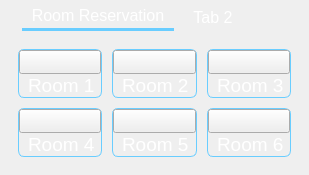
                      <widget class="QWidget" name="page_student_roomNkey">
                       <layout class="QVBoxLayout" name="verticalLayout_page_student_roomNkey">
                        <property name="spacing">
                         <number>0</number>
                        </property>
                        <property name="leftMargin">
                         <number>0</number>
                        </property>
                        <property name="topMargin">
                         <number>6</number>
                        </property>
                        <property name="rightMargin">
                         <number>0</number>
                        </property>
                        <property name="bottomMargin">
                         <number>0</number>
                        </property>
                        <item>
                         <widget class="QTabWidget" name="tabWidget_student_roomNkey">
                          <property name="styleSheet">
                           <string notr="true">
QTabWidget::pane { /* The tab widget frame */
border:0
}

QTabWidget::tab-bar {
left: 15px; /* move to the right by 12px */
}


/* Style the tab using the tab sub-control. Note that it reads QTabBar _not_ QTabWidget */

QTabBar{
font-size: 12pt;
font-family: Helvetica;
}

QTabBar::tab {
color: white;
background-color: transparent;
margin-left: 7px;
margin-right: 7px;
padding-left: 5px;
padding-right: 5px;
padding-bottom: 3px;
}

QTabBar::tab:hover {
background-color: gray;
}

QTabBar::tab:selected {
border-top: 0;
border-left: 0;
border-right: 0;
border-bottom: 3px solid #69cdff;
}</string>
                          </property>
                          <widget class="QWidget" name="student_roomNkey_mainTab">
                           <attribute name="title">
                            <string> Room Reservation </string>
                           </attribute>
                           <layout class="QVBoxLayout" name="verticalLayout_student_roomNkey_mainTab">
                            <property name="spacing">
                             <number>0</number>
                            </property>
                            <property name="leftMargin">
                             <number>0</number>
                            </property>
                            <property name="topMargin">
                             <number>0</number>
                            </property>
                            <property name="rightMargin">
                             <number>0</number>
                            </property>
                            <property name="bottomMargin">
                             <number>0</number>
                            </property>
                            <item>
                             <widget class="QFrame" name="page_student_FroomNkey">
                              <property name="styleSheet">
                               <string notr="true">QFrame{
border: 0;
}</string>
                              </property>
                              <property name="frameShape">
                               <enum>QFrame::StyledPanel</enum>
                              </property>
                              <property name="frameShadow">
                               <enum>QFrame::Raised</enum>
                              </property>
                              <layout class="QVBoxLayout" name="verticalLayout_page_student_FroomNkey" stretch="0">
                               <property name="spacing">
                                <number>0</number>
                               </property>
                               <property name="leftMargin">
                                <number>8</number>
                               </property>
                               <property name="topMargin">
                                <number>8</number>
                               </property>
                               <property name="rightMargin">
                                <number>8</number>
                               </property>
                               <property name="bottomMargin">
                                <number>8</number>
                               </property>
                               <item>
                                <widget class="QFrame" name="page_student_FroomNkey_contents">
                                 <property name="styleSheet">
                                  <string notr="true">QFrame{
border: 0;
}

QLabel{
font: 14pt;
color: white;
margin-left: 4px;
}
</string>
                                 </property>
                                 <property name="frameShape">
                                  <enum>QFrame::StyledPanel</enum>
                                 </property>
                                 <property name="frameShadow">
                                  <enum>QFrame::Raised</enum>
                                 </property>
                                 <layout class="QGridLayout" name="gridLayout_page_student_FroomNkey_contents">
                                  <property name="leftMargin">
                                   <number>10</number>
                                  </property>
                                  <property name="topMargin">
                                   <number>10</number>
                                  </property>
                                  <property name="rightMargin">
                                   <number>10</number>
                                  </property>
                                  <property name="bottomMargin">
                                   <number>10</number>
                                  </property>
                                  <property name="spacing">
                                   <number>10</number>
                                  </property>
                                  <item row="2" column="1">
                                   <widget class="QFrame" name="student_room1">
                                    <property name="styleSheet">
                                     <string notr="true">QFrame {
border: 1px solid #69cdff;
border-radius: 6px;
}
</string>
                                    </property>
                                    <property name="frameShape">
                                     <enum>QFrame::StyledPanel</enum>
                                    </property>
                                    <property name="frameShadow">
                                     <enum>QFrame::Raised</enum>
                                    </property>
                                    <layout class="QVBoxLayout" name="verticalLayout_student_room1" stretch="7,1">
                                     <property name="spacing">
                                      <number>0</number>
                                     </property>
                                     <property name="leftMargin">
                                      <number>0</number>
                                     </property>
                                     <property name="topMargin">
                                      <number>0</number>
                                     </property>
                                     <property name="rightMargin">
                                      <number>0</number>
                                     </property>
                                     <property name="bottomMargin">
                                      <number>0</number>
                                     </property>
                                     <item>
                                      <widget class="QPushButton" name="student_pushButton_room1">
                                       <property name="sizePolicy">
                                        <sizepolicy hsizetype="Preferred" vsizetype="Preferred">
                                         <horstretch>0</horstretch>
                                         <verstretch>0</verstretch>
                                        </sizepolicy>
                                       </property>
                                       <property name="text">
                                        <string/>
                                       </property>
                                      </widget>
                                     </item>
                                     <item>
                                      <widget class="QLabel" name="student_label_room1">
                                       <property name="styleSheet">
                                        <string notr="true">border: 0;
margin-left: 4px;</string>
                                       </property>
                                       <property name="text">
                                        <string>Room 1</string>
                                       </property>
                                      </widget>
                                     </item>
                                    </layout>
                                   </widget>
                                  </item>
                                  <item row="2" column="2">
                                   <widget class="QFrame" name="student_room2">
                                    <property name="styleSheet">
                                     <string notr="true">QFrame {
border: 1px solid #69cdff;
border-radius: 6px;
}
</string>
                                    </property>
                                    <property name="frameShape">
                                     <enum>QFrame::StyledPanel</enum>
                                    </property>
                                    <property name="frameShadow">
                                     <enum>QFrame::Raised</enum>
                                    </property>
                                    <layout class="QVBoxLayout" name="verticalLayout_student_room2" stretch="7,1">
                                     <property name="spacing">
                                      <number>0</number>
                                     </property>
                                     <property name="leftMargin">
                                      <number>0</number>
                                     </property>
                                     <property name="topMargin">
                                      <number>0</number>
                                     </property>
                                     <property name="rightMargin">
                                      <number>0</number>
                                     </property>
                                     <property name="bottomMargin">
                                      <number>0</number>
                                     </property>
                                     <item>
                                      <widget class="QPushButton" name="student_pushButton_room2">
                                       <property name="sizePolicy">
                                        <sizepolicy hsizetype="Preferred" vsizetype="Preferred">
                                         <horstretch>0</horstretch>
                                         <verstretch>0</verstretch>
                                        </sizepolicy>
                                       </property>
                                       <property name="text">
                                        <string/>
                                       </property>
                                      </widget>
                                     </item>
                                     <item>
                                      <widget class="QLabel" name="student_label_room2">
                                       <property name="styleSheet">
                                        <string notr="true">border: 0;
margin-left: 4px;</string>
                                       </property>
                                       <property name="text">
                                        <string>Room 2</string>
                                       </property>
                                      </widget>
                                     </item>
                                    </layout>
                                   </widget>
                                  </item>
                                  <item row="2" column="3">
                                   <widget class="QFrame" name="student_room3">
                                    <property name="styleSheet">
                                     <string notr="true">QFrame {
border: 1px solid #69cdff;
border-radius: 6px;
}
</string>
                                    </property>
                                    <property name="frameShape">
                                     <enum>QFrame::StyledPanel</enum>
                                    </property>
                                    <property name="frameShadow">
                                     <enum>QFrame::Raised</enum>
                                    </property>
                                    <layout class="QVBoxLayout" name="verticalLayout_student_room3" stretch="7,1">
                                     <property name="spacing">
                                      <number>0</number>
                                     </property>
                                     <property name="leftMargin">
                                      <number>0</number>
                                     </property>
                                     <property name="topMargin">
                                      <number>0</number>
                                     </property>
                                     <property name="rightMargin">
                                      <number>0</number>
                                     </property>
                                     <property name="bottomMargin">
                                      <number>0</number>
                                     </property>
                                     <item>
                                      <widget class="QPushButton" name="student_pushButton_room3">
                                       <property name="sizePolicy">
                                        <sizepolicy hsizetype="Preferred" vsizetype="Preferred">
                                         <horstretch>0</horstretch>
                                         <verstretch>0</verstretch>
                                        </sizepolicy>
                                       </property>
                                       <property name="text">
                                        <string/>
                                       </property>
                                      </widget>
                                     </item>
                                     <item>
                                      <widget class="QLabel" name="student_label_room3">
                                       <property name="styleSheet">
                                        <string notr="true">border: 0;
margin-left: 4px;</string>
                                       </property>
                                       <property name="text">
                                        <string>Room 3</string>
                                       </property>
                                      </widget>
                                     </item>
                                    </layout>
                                   </widget>
                                  </item>
                                  <item row="4" column="2">
                                   <widget class="QFrame" name="student_room5">
                                    <property name="styleSheet">
                                     <string notr="true">QFrame {
border: 1px solid #69cdff;
border-radius: 6px;
}
</string>
                                    </property>
                                    <property name="frameShape">
                                     <enum>QFrame::StyledPanel</enum>
                                    </property>
                                    <property name="frameShadow">
                                     <enum>QFrame::Raised</enum>
                                    </property>
                                    <layout class="QVBoxLayout" name="verticalLayout_student_room5" stretch="7,1">
                                     <property name="spacing">
                                      <number>0</number>
                                     </property>
                                     <property name="leftMargin">
                                      <number>0</number>
                                     </property>
                                     <property name="topMargin">
                                      <number>0</number>
                                     </property>
                                     <property name="rightMargin">
                                      <number>0</number>
                                     </property>
                                     <property name="bottomMargin">
                                      <number>0</number>
                                     </property>
                                     <item>
                                      <widget class="QPushButton" name="student_pushButton_room5">
                                       <property name="sizePolicy">
                                        <sizepolicy hsizetype="Preferred" vsizetype="Preferred">
                                         <horstretch>0</horstretch>
                                         <verstretch>0</verstretch>
                                        </sizepolicy>
                                       </property>
                                       <property name="text">
                                        <string/>
                                       </property>
                                      </widget>
                                     </item>
                                     <item>
                                      <widget class="QLabel" name="student_label_room5">
                                       <property name="styleSheet">
                                        <string notr="true">border: 0;
margin-left: 4px;</string>
                                       </property>
                                       <property name="text">
                                        <string>Room 5</string>
                                       </property>
                                      </widget>
                                     </item>
                                    </layout>
                                   </widget>
                                  </item>
                                  <item row="4" column="1">
                                   <widget class="QFrame" name="student_room4">
                                    <property name="styleSheet">
                                     <string notr="true">QFrame {
border: 1px solid #69cdff;
border-radius: 6px;
}
</string>
                                    </property>
                                    <property name="frameShape">
                                     <enum>QFrame::StyledPanel</enum>
                                    </property>
                                    <property name="frameShadow">
                                     <enum>QFrame::Raised</enum>
                                    </property>
                                    <layout class="QVBoxLayout" name="verticalLayout_student_room4" stretch="7,1">
                                     <property name="spacing">
                                      <number>0</number>
                                     </property>
                                     <property name="leftMargin">
                                      <number>0</number>
                                     </property>
                                     <property name="topMargin">
                                      <number>0</number>
                                     </property>
                                     <property name="rightMargin">
                                      <number>0</number>
                                     </property>
                                     <property name="bottomMargin">
                                      <number>0</number>
                                     </property>
                                     <item>
                                      <widget class="QPushButton" name="student_pushButton_room4">
                                       <property name="sizePolicy">
                                        <sizepolicy hsizetype="Preferred" vsizetype="Preferred">
                                         <horstretch>0</horstretch>
                                         <verstretch>0</verstretch>
                                        </sizepolicy>
                                       </property>
                                       <property name="text">
                                        <string/>
                                       </property>
                                      </widget>
                                     </item>
                                     <item>
                                      <widget class="QLabel" name="student_label_room4">
                                       <property name="styleSheet">
                                        <string notr="true">border: 0;
margin-left: 4px;</string>
                                       </property>
                                       <property name="text">
                                        <string>Room 4</string>
                                       </property>
                                      </widget>
                                     </item>
                                    </layout>
                                   </widget>
                                  </item>
                                  <item row="4" column="3">
                                   <widget class="QFrame" name="student_room6">
                                    <property name="styleSheet">
                                     <string notr="true">QFrame {
border: 1px solid #69cdff;
border-radius: 6px;
}
</string>
                                    </property>
                                    <property name="frameShape">
                                     <enum>QFrame::StyledPanel</enum>
                                    </property>
                                    <property name="frameShadow">
                                     <enum>QFrame::Raised</enum>
                                    </property>
                                    <layout class="QVBoxLayout" name="verticalLayout_student_room6" stretch="7,1">
                                     <property name="spacing">
                                      <number>0</number>
                                     </property>
                                     <property name="leftMargin">
                                      <number>0</number>
                                     </property>
                                     <property name="topMargin">
                                      <number>0</number>
                                     </property>
                                     <property name="rightMargin">
                                      <number>0</number>
                                     </property>
                                     <property name="bottomMargin">
                                      <number>0</number>
                                     </property>
                                     <item>
                                      <widget class="QPushButton" name="student_pushButton_room6">
                                       <property name="sizePolicy">
                                        <sizepolicy hsizetype="Preferred" vsizetype="Preferred">
                                         <horstretch>0</horstretch>
                                         <verstretch>0</verstretch>
                                        </sizepolicy>
                                       </property>
                                       <property name="text">
                                        <string/>
                                       </property>
                                      </widget>
                                     </item>
                                     <item>
                                      <widget class="QLabel" name="student_label_room6">
                                       <property name="styleSheet">
                                        <string notr="true">border: 0;
margin-left: 4px;</string>
                                       </property>
                                       <property name="text">
                                        <string>Room 6</string>
                                       </property>
                                      </widget>
                                     </item>
                                    </layout>
                                   </widget>
                                  </item>
                                 </layout>
                                </widget>
                               </item>
                              </layout>
                             </widget>
                            </item>
                           </layout>
                          </widget>
                          <widget class="QWidget" name="tab_4">
                           <attribute name="title">
                            <string>Tab 2</string>
                           </attribute>
                          </widget>
                         </widget>
                        </item>
                       </layout>
                      </widget>
